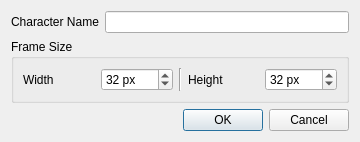
<?xml version="1.0" encoding="UTF-8"?>
<ui version="4.0">
 <class>NewCharacterDialog</class>
 <widget class="QDialog" name="NewCharacterDialog">
  <property name="geometry">
   <rect>
    <x>0</x>
    <y>0</y>
    <width>360</width>
    <height>142</height>
   </rect>
  </property>
  <property name="windowTitle">
   <string>Dialog</string>
  </property>
  <layout class="QFormLayout" name="layout">
   <property name="fieldGrowthPolicy">
    <enum>QFormLayout::AllNonFixedFieldsGrow</enum>
   </property>
   <item row="0" column="0">
    <widget class="QLabel" name="nameLabel">
     <property name="text">
      <string>Character Name</string>
     </property>
    </widget>
   </item>
   <item row="0" column="1">
    <widget class="QLineEdit" name="nameLineEdit"/>
   </item>
   <item row="1" column="0" colspan="2">
    <widget class="QGroupBox" name="frameSizeGroupBox">
     <property name="title">
      <string>Frame Size</string>
     </property>
     <layout class="QGridLayout" name="gridLayout">
      <item row="0" column="1">
       <widget class="QSpinBox" name="frameSizeWidthSpinBox">
        <property name="suffix">
         <string> px</string>
        </property>
        <property name="minimum">
         <number>1</number>
        </property>
        <property name="maximum">
         <number>1024</number>
        </property>
        <property name="value">
         <number>32</number>
        </property>
       </widget>
      </item>
      <item row="0" column="0">
       <widget class="QLabel" name="frameSizeWidthLabel">
        <property name="text">
         <string>Width</string>
        </property>
       </widget>
      </item>
      <item row="0" column="3">
       <widget class="QLabel" name="frameSizeHeightLabel">
        <property name="text">
         <string>Height</string>
        </property>
       </widget>
      </item>
      <item row="0" column="4">
       <widget class="QSpinBox" name="frameSizeHeightSpinBox">
        <property name="suffix">
         <string> px</string>
        </property>
        <property name="minimum">
         <number>1</number>
        </property>
        <property name="maximum">
         <number>1024</number>
        </property>
        <property name="value">
         <number>32</number>
        </property>
       </widget>
      </item>
      <item row="0" column="2">
       <widget class="Line" name="line">
        <property name="orientation">
         <enum>Qt::Vertical</enum>
        </property>
       </widget>
      </item>
     </layout>
    </widget>
   </item>
   <item row="2" column="1">
    <widget class="QDialogButtonBox" name="buttonBox">
     <property name="orientation">
      <enum>Qt::Horizontal</enum>
     </property>
     <property name="standardButtons">
      <set>QDialogButtonBox::Cancel|QDialogButtonBox::Ok</set>
     </property>
    </widget>
   </item>
  </layout>
 </widget>
 <resources/>
 <connections>
  <connection>
   <sender>buttonBox</sender>
   <signal>accepted()</signal>
   <receiver>NewCharacterDialog</receiver>
   <slot>accept()</slot>
   <hints>
    <hint type="sourcelabel">
     <x>248</x>
     <y>254</y>
    </hint>
    <hint type="destinationlabel">
     <x>157</x>
     <y>274</y>
    </hint>
   </hints>
  </connection>
  <connection>
   <sender>buttonBox</sender>
   <signal>rejected()</signal>
   <receiver>NewCharacterDialog</receiver>
   <slot>reject()</slot>
   <hints>
    <hint type="sourcelabel">
     <x>316</x>
     <y>260</y>
    </hint>
    <hint type="destinationlabel">
     <x>286</x>
     <y>274</y>
    </hint>
   </hints>
  </connection>
 </connections>
</ui>
